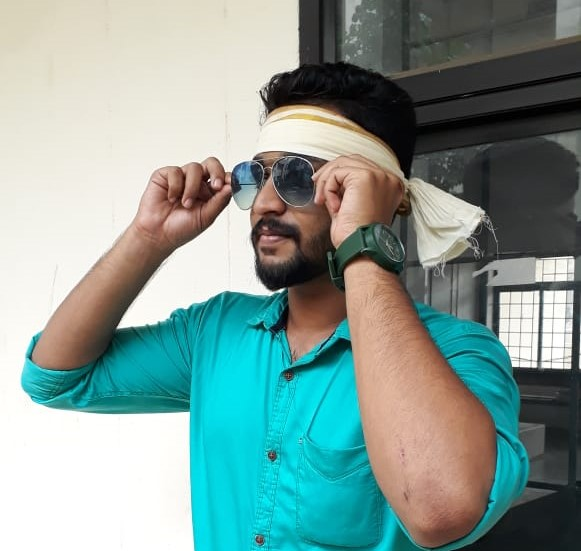
#> input picture cartoon/test.jpg, 581 x 551 px
$ python cartoon.py
#> lines starting #> are read from the running program, lines starting #| are printed output that depends on the picture; after the words box and inside, x2 and y2 are one past the last pixel; in counts of white or black regions, pixels touching at a corner belong together
import numpy as np
import cv2

img=cv2.imread("test.jpg")
#> img is the input picture: shape (551, 581, 3); mean B, G, R 150.5, 156, 130.9

gray= cv2.cvtColor(img,cv2.COLOR_BGR2GRAY)
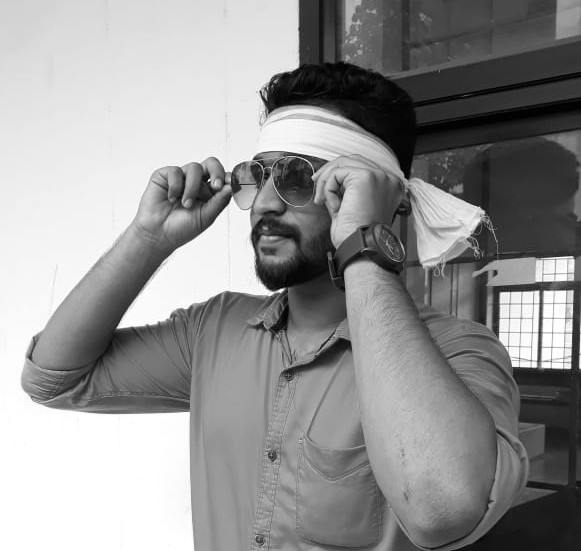
#> gray: shape (551, 581); min 0, max 255, mean 147.9
gray= cv2.medianBlur(gray,3)
edges=cv2.adaptiveThreshold(gray,255,cv2.ADAPTIVE_THRESH_MEAN_C,cv2.THRESH_BINARY,9,9)
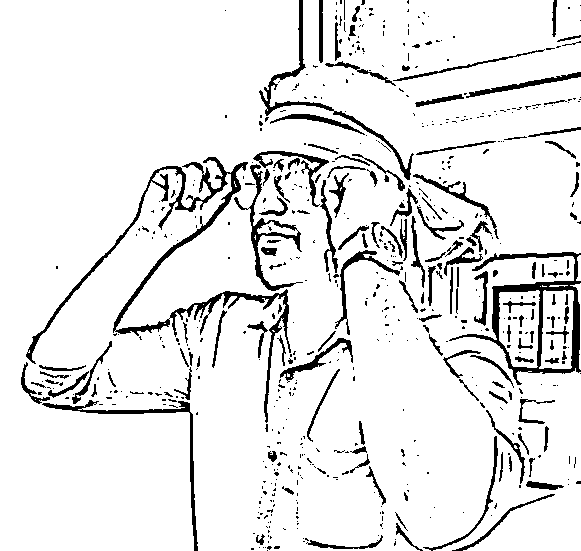
#> edges: shape (551, 581); 90.8% white; 614 black regions (467 under 20 px), largest, box (x1, y1, x2, y2) and area: (26, 157, 291, 423) 4803, (449, 252, 581, 385) 2918, (259, 0, 414, 180) 1337
color = cv2.bilateralFilter(img,19,250,250)
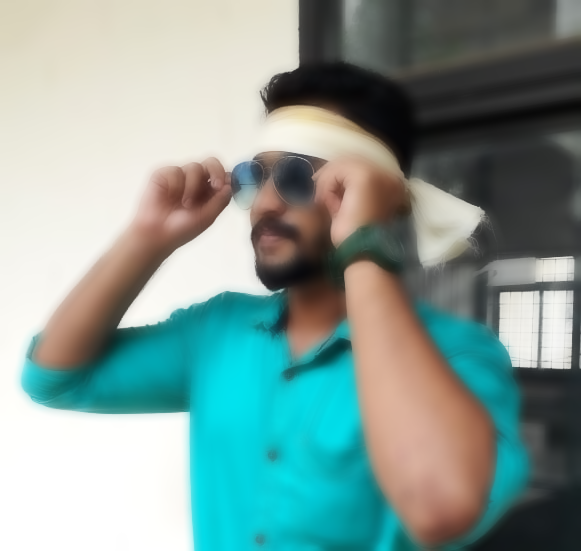
#> color: shape (551, 581, 3); mean B, G, R 150.5, 156, 131
cartoon = cv2.bitwise_and(color,color,mask=edges)
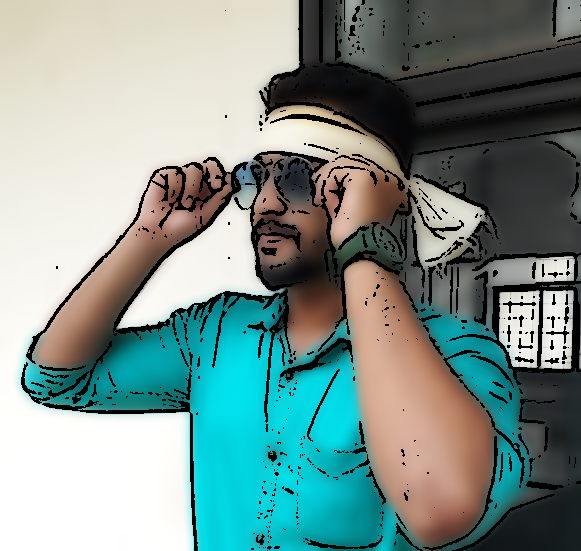
#> cartoon: shape (551, 581, 3); mean B, G, R 140.8, 146, 123.5
cv2.imwrite("out.png",cartoon)
